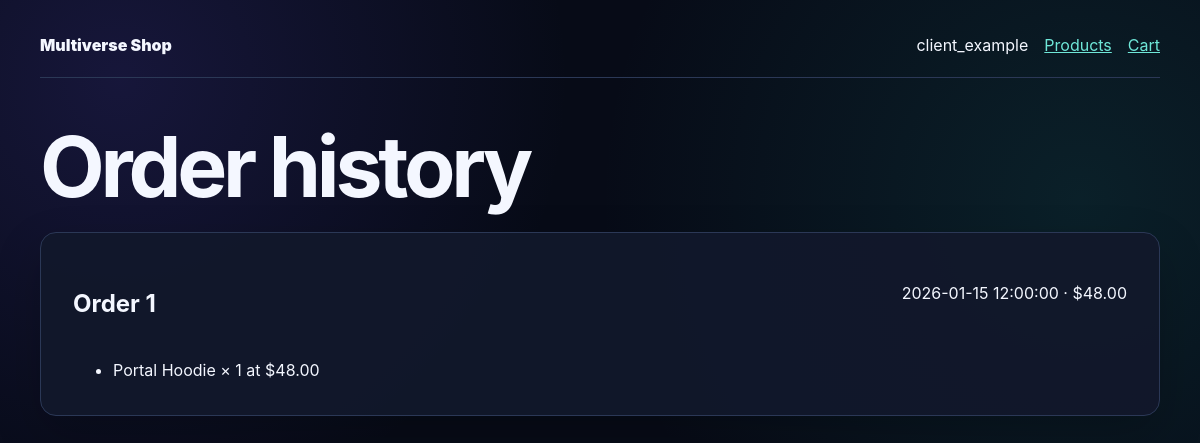
The page /orders.php (signed in) on the database its author committed.
### tables this page shows
CREATE TABLE `ORDER_ITEM` (
  `Order_ID` bigint unsigned NOT NULL,
  `Product_ID` int unsigned NOT NULL,
  `Quantity` int unsigned NOT NULL,
  `Unit_Price` decimal(10,2) unsigned NOT NULL,
  PRIMARY KEY (`Order_ID`, `Product_ID`),
  KEY `order_item_product_index` (`Product_ID`),
  CONSTRAINT `order_item_order_fk`
    FOREIGN KEY (`Order_ID`) REFERENCES `ORDERS` (`Order_ID`)
    ON UPDATE CASCADE ON DELETE CASCADE,
  CONSTRAINT `order_item_product_fk`
    FOREIGN KEY (`Product_ID`) REFERENCES `PRODUCT` (`Product_ID`)
    ON UPDATE CASCADE ON DELETE RESTRICT
);

CREATE TABLE `ORDERS` (
  `Order_ID` bigint unsigned NOT NULL AUTO_INCREMENT,
  `Client_ID` int unsigned NOT NULL,
  `Order_Date` datetime NOT NULL DEFAULT CURRENT_TIMESTAMP,
  `Total_Amount` decimal(10,2) unsigned NOT NULL,
  PRIMARY KEY (`Order_ID`),
  KEY `orders_client_date_index` (`Client_ID`, `Order_Date`),
  CONSTRAINT `orders_client_fk`
    FOREIGN KEY (`Client_ID`) REFERENCES `CLIENT` (`Client_ID`)
    ON UPDATE CASCADE ON DELETE RESTRICT
);

CREATE TABLE `PRODUCT` (
  `Product_ID` int unsigned NOT NULL AUTO_INCREMENT,
  `Product_Stock` int unsigned NOT NULL DEFAULT 0,
  `Product_Name` varchar(120) NOT NULL,
  `Category_ID` int unsigned NOT NULL,
  `Product_Price` decimal(10,2) unsigned NOT NULL,
  PRIMARY KEY (`Product_ID`),
  KEY `product_category_index` (`Category_ID`),
  CONSTRAINT `product_category_fk`
    FOREIGN KEY (`Category_ID`) REFERENCES `PRODUCT_CATEGORY` (`Category_ID`)
    ON UPDATE CASCADE ON DELETE RESTRICT
);

### bootstrap.php (called while the page is built, shortened)
<?php
function escape(mixed $value): string
{
    return htmlspecialchars((string) $value, ENT_QUOTES | ENT_SUBSTITUTE, 'UTF-8');
}
function money_to_cents(string $amount): int
{
    if (!preg_match('/\A([0-9]+)(?:\.([0-9]{1,2}))?\z/', $amount, $matches)) {
        throw new InvalidArgumentException('Invalid money value.');
    }
    $fraction = str_pad($matches[2] ?? '', 2, '0');
    return ((int) $matches[1] * 100) + (int) $fraction;
}
function format_cents(int $amount): string
{
    return number_format($amount / 100, 2, '.', ',');
}
function current_user(): ?array
{
    $user = $_SESSION['user'] ?? null;
    return $user;
}
function require_role(string $role): array
{
    $user = current_user();
    return $user;
}

### config.php (called while the page is built, shortened)
<?php
function database(): mysqli
{
    static $connection = null;
    $config = [
        'host' => getenv('DB_HOST'),
        'port' => getenv('DB_PORT'),
        'user' => getenv('DB_USER'),
        'password' => getenv('DB_PASSWORD'),
        'database' => getenv('DB_NAME'),
    ];
    $port = filter_var($config['port'], FILTER_VALIDATE_INT, [
        'options' => ['min_range' => 1, 'max_range' => 65535],
    ]);
    try {
        $connection = new mysqli(
            (string) $config['host'],
            (string) $config['user'],
            (string) $config['password'],
            (string) $config['database'],
            $port
        );
        $connection->set_charset('utf8mb4');
    } catch (mysqli_sql_exception) {
        error_log('Database connection failed.');
        http_response_code(503);
        exit('Database service is unavailable.');
    }
    return $connection;
}

### orders.php (the view, shortened to what this page needs)
<?php
require_once __DIR__ . '/bootstrap.php';
require_once __DIR__ . '/config.php';
$user = require_role('client');
$statement = database()->prepare(
    'SELECT O.Order_ID, O.Order_Date, O.Total_Amount,
            P.Product_Name, I.Quantity, I.Unit_Price
     FROM ORDERS O
     JOIN ORDER_ITEM I ON I.Order_ID = O.Order_ID
     JOIN PRODUCT P ON P.Product_ID = I.Product_ID
     WHERE O.Client_ID = ?
     ORDER BY O.Order_Date DESC, O.Order_ID DESC, P.Product_Name'
);
$clientId = (int) $user['id'];
$statement->bind_param('i', $clientId);
$statement->execute();
$rows = $statement->get_result()->fetch_all(MYSQLI_ASSOC);
$orders = [];
foreach ($rows as $row) {
    $orderId = (int) $row['Order_ID'];
    if (!isset($orders[$orderId])) {
        $orders[$orderId] = [
            'date' => $row['Order_Date'],
            'total' => $row['Total_Amount'],
            'items' => [],
        ];
    }
    $orders[$orderId]['items'][] = $row;
}
?>
<!doctype html>
<html lang="en">
<head>
    <link rel="stylesheet" href="style.css">
</head>
<body>
<main class="shell">
    <nav class="nav">
        <a class="brand" href="products.php">Multiverse Shop</a>
        <div><span><?= escape($user['username']) ?></span> <a href="products.php">Products</a> <a href="cart.php">Cart</a></div>
    </nav>
    <header class="hero compact"><h1>Order history</h1></header>
    <?php foreach ($orders as $orderId => $order): ?>
        <section class="panel order-card">
            <div class="order-heading">
                <h2>Order <?= escape($orderId) ?></h2>
                <p><?= escape($order['date']) ?> · $<?= escape(format_cents(money_to_cents((string) $order['total']))) ?></p>
            </div>
            <ul>
                <?php foreach ($order['items'] as $item): ?>
                    <li><?= escape($item['Product_Name']) ?> × <?= escape($item['Quantity']) ?> at $<?= escape(format_cents(money_to_cents((string) $item['Unit_Price']))) ?></li>
                <?php endforeach; ?>
            </ul>
        </section>
    <?php endforeach; ?>
</main>
</body>
</html>

### style.css (style rules this page uses)
:root { color-scheme: dark; --background: #070b17; --panel: #11182b; --panel-soft: #18223a; --text: #f4f7ff; --muted: #aab4ca; --accent: #6fe7d8; --accent-dark: #123f42; --danger: #ff8b8b; --success: #81e6a4; --border: #2b3856; }
* { box-sizing: border-box; }
body { margin: 0; min-height: 100vh; background: radial-gradient(circle at 10% 10%, rgba(72, 58, 170, 0.24), transparent 28rem), radial-gradient(circle at 90% 25%, rgba(28, 143, 135, 0.16), transparent 30rem), var(--background); color: var(--text); font-family: Inter, ui-sans-serif, system-ui, -apple-system, BlinkMacSystemFont, "Segoe UI", sans-serif; line-height: 1.55; }
a { color: var(--accent); }
.shell { width: min(1120px, calc(100% - 2rem)); margin: 0 auto; padding: 1.25rem 0 4rem; }
.hero { padding: 5rem 0 2.5rem; }
.hero.compact { padding: 3rem 0 1.5rem; }
.hero h1, .panel h1 { margin: 0; font-size: clamp(2.3rem, 7vw, 5.5rem); line-height: 0.98; letter-spacing: -0.05em; }
.panel, .product-card { border: 1px solid var(--border); border-radius: 1rem; background: rgba(17, 24, 43, 0.94); box-shadow: 0 1.2rem 3rem rgba(0, 0, 0, 0.2); }
.panel { margin-bottom: 1rem; padding: clamp(1.25rem, 4vw, 2rem); }
.nav { display: flex; align-items: center; justify-content: space-between; gap: 1rem; border-bottom: 1px solid var(--border); padding: 0.8rem 0 1.2rem; }
.nav div { display: flex; flex-wrap: wrap; align-items: center; gap: 1rem; }
.brand { color: var(--text); font-weight: 900; text-decoration: none; }
.order-card ul { margin-bottom: 0; }
.order-heading { display: flex; justify-content: space-between; gap: 1rem; }

### rows shown on the page
order_item: Order_ID.Order_ID "1", Order_ID.Order_Date "2026-01-15 12:00:00", total "48.00", Product_ID.Product_Name "Portal Hoodie", Quantity "1", Unit_Price "48.00"

### other values the page prints
$user['username'] "client_example"
